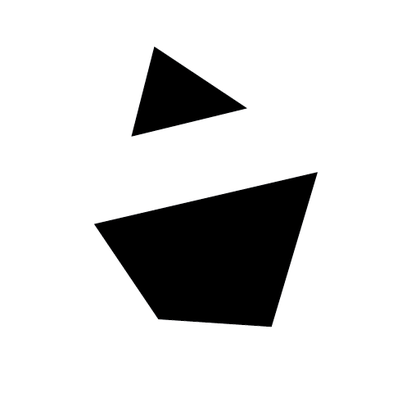
%> input picture shapes.png, 420 x 420 px, shrunk from 513 x 513 before the run
$ octave Exercise2.m   (GNU Octave 9; MATLAB toolbox functions it lacks are replaced by stand-ins)
%> lines starting %> are read from the running program, lines starting %| are printed output that depends on the picture; in (x1, y1, x2, y2) boxes, pixels count from 0 and x2, y2 are one past the last pixel; in counts of white or black regions, pixels touching at a corner belong together; the program's own positions count from 1
### hough.m
function h = hough ( im , Thresh , nrho , ntheta )
%> called with Thresh = [-0.5 0.5], nrho = 100, ntheta = 100
% HOUGH
%
% Function takes a grey scale image , constructs an edge map by applying
% the Canny detector , and then constructs a Hough transform for finding
% lines in the image .
%
% Usage : h = hough (im , Thresh , nrho , ntheta )
%
% arguments :
% im - The grey scale image to be transformed
% Thresh - A 2 -vector giving the upper and lower
% hysteresis threshold values for edge ()
% nrho - Number of quantised levels of rho to use
% ntheta - Number of quantised levels of theta to use
%
% returns ;
% h - The Hough transform
% ...

edgePoints = edge(im,'canny',Thresh);
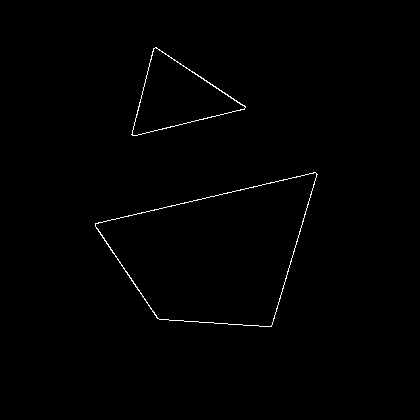
%> edgePoints: size 420x420 logical; 0.58% white in thin lines or dots, all inside (x1, y1, x2, y2) = (95, 47, 318, 327)
[rows, cols] = size(im);
%> rows = 420; cols = 420
rhomax = sqrt ( rows ^2 + cols ^2); % The maximum possible value of rho.
%> rhomax = 594
drho = 2* rhomax /( nrho -1); % The increment in rho between successive
%> drho = 12
% entries in the accumulator matrix .
% Remember we go between + - rhomax .
dtheta = pi / ntheta ; % The increment in theta between entries .
thetas = [0: dtheta :( pi - dtheta )]; % Array of theta values across the
rhos = -rhomax : drho : (rhomax);
%> rhos = 100 values from -594 to 594


% accumulator matrix .
h = zeros(nrho,ntheta);
% for each x and y of nonzero edge values :
[y, x] = find(edgePoints == 1);
%> y = 1017 values from 48 to 327; x = 1017 values from 96 to 318
sthetas = sin(thetas);
cthetas = cos(thetas);

for i = 1 : length(x)
    rho = x(i).* sthetas - y(i).* cthetas;

    % find closest value in rho
    rhoindex = zeros(1,length(rho));
    thetaindex = 1 : ntheta;
    for j = 1 : length(rho)
        rhodiff = abs(rhos - rho(j));

        [val,rhoindex(j)] = min(rhodiff);

        h(rhoindex(j),thetaindex(j)) = h(rhoindex(j),thetaindex(j)) + 1;

    end


end
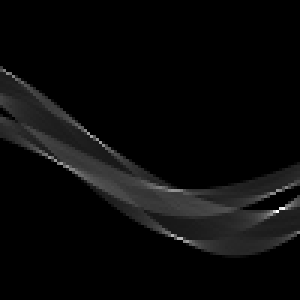
%> h: size 100x100 double (shown 3 times larger); min 0, max 256, mean 10.2; drawn with min black and max white
%> after the loop, rhoindex = 100 values, max 81 at index 63, min 36 at index 1, mean 67.27


end

### Run Scripts/Exercise2.m
clear all
close all


%% Test hough transform
im = im2double(rgb2gray(imread('shapes.png')));

% get rid of the weird black lines on the top and left edges of the image
im(1,:) = 1;
im(:,1) = 1;
figure;
imshow(im)

Thresh = [-0.5, 0.5];
%500 gives high accuracy of lines / 100 much faster to implement
nrho = 100;
ntheta = 100;
h = hough(im,Thresh,nrho , ntheta);
normHough = h./max(max(h));


figure;
imshow(normHough)
